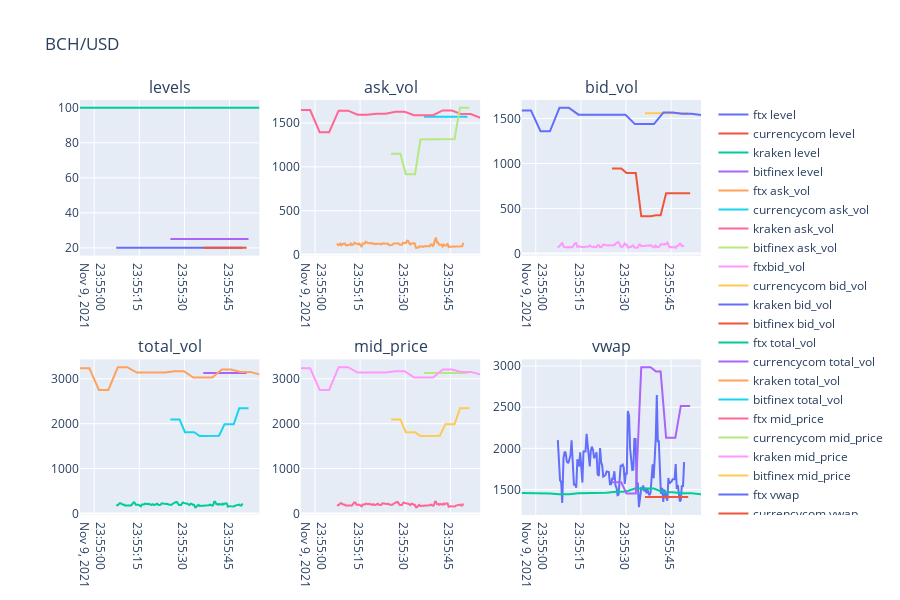

Notebook source saved alongside this figure:
### Code cell
v.graficas(BCH_USD,'BCH/USD')
